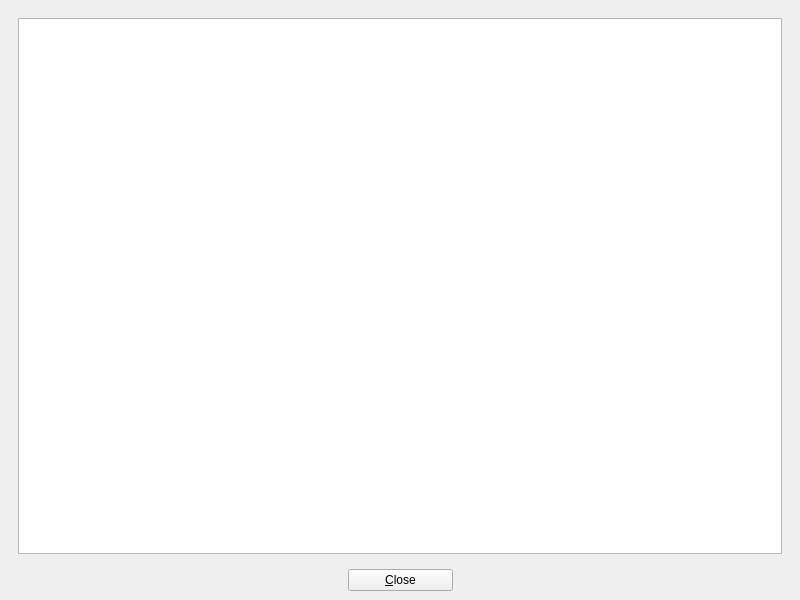
<?xml version="1.0" encoding="UTF-8"?>
<ui version="4.0">
 <class>photographView</class>
 <widget class="QMainWindow" name="photographView">
  <property name="geometry">
   <rect>
    <x>0</x>
    <y>0</y>
    <width>800</width>
    <height>600</height>
   </rect>
  </property>
  <property name="windowTitle">
   <string>BiblioteQ: Photograph View</string>
  </property>
  <property name="windowIcon">
   <iconset>
    <normaloff>icons.d/book.png</normaloff>icons.d/book.png</iconset>
  </property>
  <widget class="QWidget" name="centralwidget">
   <layout class="QVBoxLayout" name="verticalLayout">
    <item>
     <widget class="QFrame" name="frame">
      <layout class="QVBoxLayout">
       <item>
        <widget class="QGraphicsView" name="view"/>
       </item>
      </layout>
     </widget>
    </item>
    <item>
     <layout class="QHBoxLayout" name="_2">
      <property name="spacing">
       <number>5</number>
      </property>
      <item>
       <spacer>
        <property name="orientation">
         <enum>Qt::Horizontal</enum>
        </property>
        <property name="sizeHint" stdset="0">
         <size>
          <width>39</width>
          <height>20</height>
         </size>
        </property>
       </spacer>
      </item>
      <item>
       <widget class="QPushButton" name="closeButton">
        <property name="minimumSize">
         <size>
          <width>105</width>
          <height>0</height>
         </size>
        </property>
        <property name="text">
         <string>&amp;Close</string>
        </property>
        <property name="icon">
         <iconset>
          <normaloff>icons.d/16x16/cancel.png</normaloff>icons.d/16x16/cancel.png</iconset>
        </property>
       </widget>
      </item>
      <item>
       <spacer>
        <property name="orientation">
         <enum>Qt::Horizontal</enum>
        </property>
        <property name="sizeHint" stdset="0">
         <size>
          <width>40</width>
          <height>20</height>
         </size>
        </property>
       </spacer>
      </item>
     </layout>
    </item>
   </layout>
  </widget>
 </widget>
 <tabstops>
  <tabstop>view</tabstop>
  <tabstop>closeButton</tabstop>
 </tabstops>
 <resources/>
 <connections/>
</ui>
